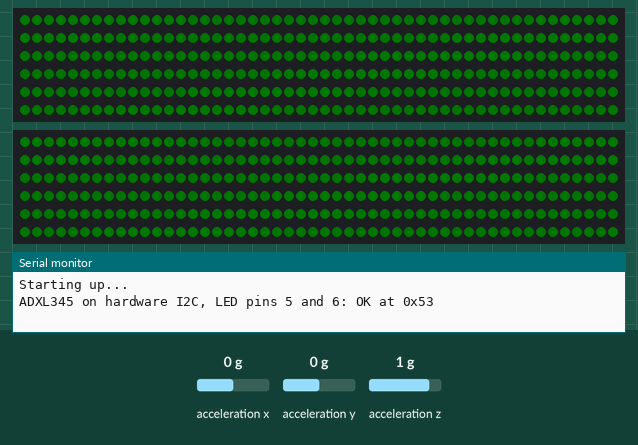
Simulated run of this program. Board: Arduino Uno, built with avr-gcc and run on an emulated ATmega328P. On the bench: 2 × 300 RGB LEDs in strip order, left to right, continuing on the next row, the last lines printed to the serial monitor. Wiring (inferred from the names in the program): ADXL345 accelerometer at I2C address 0x53. The test bench sets the inputs (shaded band); at power-on: acceleration x 0 g, acceleration y 0 g, acceleration z 1 g. Dim RGB values are drawn brighter than linear.

Above: at 1.3 s.
1.4 s: acceleration x set to 0.8 g
At 1.82 s:
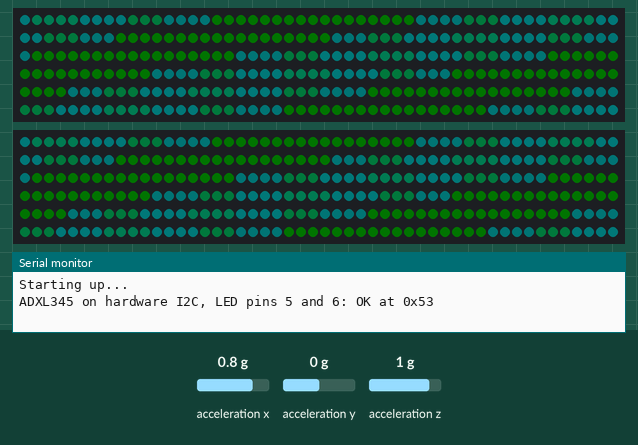
4.1 s: acceleration y set to 0.8 g
At 5.18 s:
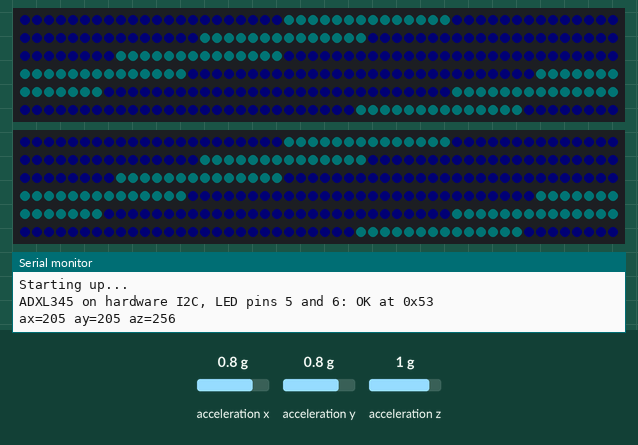
6.8 s: acceleration z set to -1.4 g
At 7.2 s:
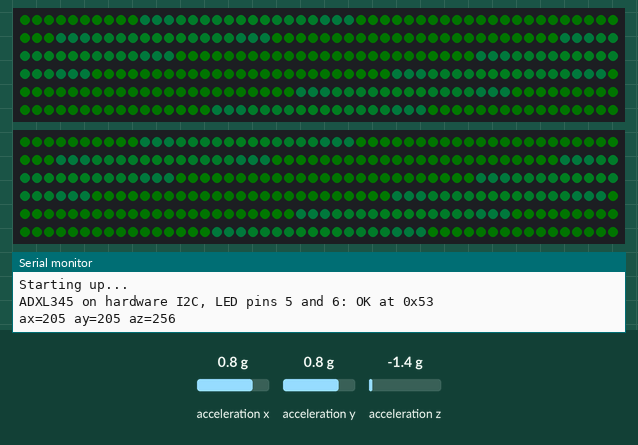
8.5 s: acceleration x set to -1.4 g
At 11.85 s:
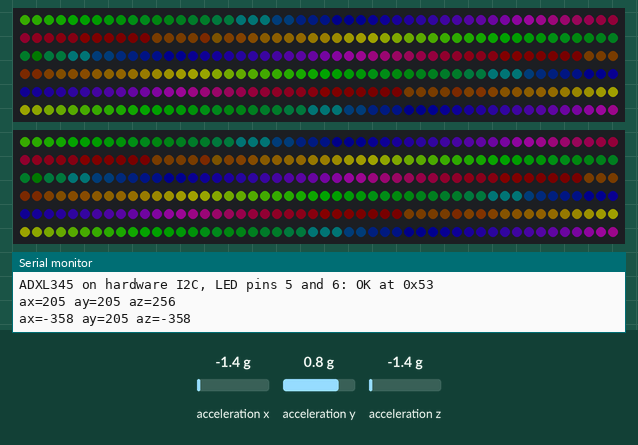
Timing chart, 0 to 13.3 s (numbered marks = the images above; inputs shaded):
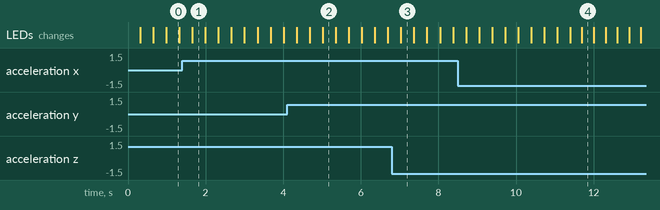

Measured:
- after the input at 1.4 s, the LEDs: change after 0.26 s (image 1)
- after the input at 4.1 s, the LEDs: first change after 0.25 s (image 2 shows a later state)
- after the input at 6.8 s, the LEDs: change after 0.24 s (image 3)

The program:

main.cpp
```cpp
/*
 * One WS2812B strip + one GY-85/ADXL345 accelerometer on Arduino Uno.
 *
 * Accelerometer:
 *   SDA: A4
 *   SCL: A5
 *
 * LED strips:
 *   Data: pins 5 and 6
 */

#include <Arduino.h>

#include "accelerometer.h"
#include "animation.h"
#include "config.h"

static AccelReading lastGoodReading = {0, 0, 0};
static bool sensorOk = false;
static uint8_t badAccelReads = 0;
static unsigned long lastDebugMs = 0;

static void recoverSensor() {
  sensorOk = accelerometerBegin();
  delay(5);
}

static bool readFrameInput(AccelReading &reading) {
  bool readOk = accelerometerRead(reading);

  if (readOk && accelerometerLooksValid(reading)) {
    lastGoodReading = reading;
    badAccelReads = 0;
    return true;
  }

  badAccelReads++;
  reading = lastGoodReading;

  if (badAccelReads >= MAX_BAD_ACCEL_READS) {
    recoverSensor();
    badAccelReads = 0;
  }

  return sensorOk;
}

static void printDebug(const AccelReading &reading) {
  unsigned long now = millis();

  if (now - lastDebugMs < DEBUG_SERIAL_MS) {
    return;
  }

  lastDebugMs = now;

  Serial.print(F("ax="));
  Serial.print(reading.x);
  Serial.print(F(" ay="));
  Serial.print(reading.y);
  Serial.print(F(" az="));
  Serial.println(reading.z);
}

void setup() {
  Serial.begin(115200);
  Serial.println("Starting up...");

  delay(100);

  animationBegin();
  sensorOk = accelerometerBegin();

  Serial.print(F("ADXL345 on hardware I2C, LED pins "));
  Serial.print(LED_PIN_1);
  Serial.print(F(" and "));
  Serial.print(LED_PIN_2);

  if (sensorOk) {
    Serial.print(F(": OK at 0x"));
    Serial.println(accelerometerAddress(), HEX);
  } else {
    Serial.println(F(": FAIL, no ADXL345 found at 0x53 or 0x1D"));
    accelerometerPrintI2cScan(Serial);
  }
}

void loop() {
  if (!sensorOk) {
    recoverSensor();
  }

  AccelReading reading = lastGoodReading;

  if (sensorOk) {
    readFrameInput(reading);
    printDebug(reading);
  }

  drawAnimationFrame(reading);
  showAnimationFrame();
}
```

accelerometer.h
```cpp
#pragma once

#include <Arduino.h>

struct AccelReading {
  int16_t x;
  int16_t y;
  int16_t z;
};

bool accelerometerBegin();
bool accelerometerRead(AccelReading &reading);
bool accelerometerLooksValid(const AccelReading &reading);
uint8_t accelerometerAddress();
void accelerometerPrintI2cScan(Stream &output);
```

animation.h
```cpp
#pragma once

#include <Arduino.h>
#include <FastLED.h>

#include "accelerometer.h"

void animationBegin();
void drawAnimationFrame(const AccelReading &reading);
void showAnimationFrame();
```

accelerometer.cpp
```cpp
#include "accelerometer.h"

#include <Wire.h>

#include "config.h"

static const uint8_t ADXL345_ADDR_ALT_LOW = 0x53;
static const uint8_t ADXL345_ADDR_ALT_HIGH = 0x1D;
static const uint8_t ADXL_DEVID = 0x00;
static const uint8_t ADXL_EXPECTED_DEVID = 0xE5;
static const uint8_t ADXL_POWER_CTL = 0x2D;
static const uint8_t ADXL_DATA_FORMAT = 0x31;
static const uint8_t ADXL_DATA_X0 = 0x32;

static uint8_t detectedAddress = 0;

static bool readRegister(uint8_t addr, uint8_t reg, uint8_t &value) {
  Wire.beginTransmission(addr);
  Wire.write(reg);

  if (Wire.endTransmission(false) != 0) {
    return false;
  }

  if (Wire.requestFrom(addr, (uint8_t)1) != 1) {
    return false;
  }

  value = Wire.read();
  return true;
}

static bool findAccelerometer() {
  const uint8_t addresses[] = {
    ADXL345_ADDR_ALT_LOW,
    ADXL345_ADDR_ALT_HIGH
  };

  for (uint8_t i = 0; i < 2; i++) {
    uint8_t deviceId = 0;

    if (readRegister(addresses[i], ADXL_DEVID, deviceId) && deviceId == ADXL_EXPECTED_DEVID) {
      detectedAddress = addresses[i];
      return true;
    }
  }

  detectedAddress = 0;
  return false;
}

static bool writeRegister(uint8_t reg, uint8_t value) {
  if (detectedAddress == 0) {
    return false;
  }

  Wire.beginTransmission(detectedAddress);
  Wire.write(reg);
  Wire.write(value);

  return Wire.endTransmission() == 0;
}

bool accelerometerBegin() {
  Wire.begin();

  if (!findAccelerometer()) {
    return false;
  }

  bool ok = true;

  ok &= writeRegister(ADXL_POWER_CTL, 0x08);
  ok &= writeRegister(ADXL_DATA_FORMAT, 0x0B);

  return ok;
}

bool accelerometerRead(AccelReading &reading) {
  if (detectedAddress == 0) {
    return false;
  }

  uint8_t buf[6];

  Wire.beginTransmission(detectedAddress);
  Wire.write(ADXL_DATA_X0);

  if (Wire.endTransmission(false) != 0) {
    return false;
  }

  if (Wire.requestFrom(detectedAddress, (uint8_t)6) != 6) {
    return false;
  }

  for (uint8_t i = 0; i < 6; i++) {
    buf[i] = Wire.read();
  }

  reading.x = (int16_t)((buf[1] << 8) | buf[0]);
  reading.y = (int16_t)((buf[3] << 8) | buf[2]);
  reading.z = (int16_t)((buf[5] << 8) | buf[4]);

  return true;
}

bool accelerometerLooksValid(const AccelReading &reading) {
  return reading.x >= ACCEL_VALID_MIN && reading.x <= ACCEL_VALID_MAX &&
         reading.y >= ACCEL_VALID_MIN && reading.y <= ACCEL_VALID_MAX &&
         reading.z >= ACCEL_VALID_MIN && reading.z <= ACCEL_VALID_MAX;
}

uint8_t accelerometerAddress() {
  return detectedAddress;
}

void accelerometerPrintI2cScan(Stream &output) {
  output.println(F("I2C scan:"));

  uint8_t foundCount = 0;
  bool foundAdxl345 = false;

  for (uint8_t addr = 1; addr < 127; addr++) {
    Wire.beginTransmission(addr);
    uint8_t error = Wire.endTransmission();

    if (error == 0) {
      output.print(F("  found 0x"));

      if (addr < 16) {
        output.print('0');
      }

      output.print(addr, HEX);

      if (addr == 0x53 || addr == 0x1D) {
        output.print(F(" (ADXL345)"));
        foundAdxl345 = true;
      } else if (addr == 0x68) {
        output.print(F(" (ITG3200 gyro, GY-85)"));
      } else if (addr == 0x0D || addr == 0x1E) {
        output.print(F(" (HMC5883 mag, GY-85)"));
      }

      output.println();
      foundCount++;
    }
  }

  if (foundCount == 0) {
    output.println(F("  no I2C devices found"));
    return;
  }

  if (!foundAdxl345) {
    output.println(F("  ADXL345 missing from bus (0x53/0x1D)"));
    output.println(F("  If other GY-85 chips respond, check/replace the module."));
  }
}
```

animation.cpp
```cpp
#include "animation.h"

#include "config.h"

static CRGB leds[LED_COUNT];

static AccelReading previousReading = {0, 0, 0};
static bool firstReading = true;

static uint8_t hue = 128;
static uint8_t brightness = IDLE_BRIGHT;
static uint8_t wavePhase = 0;
static uint8_t idleBlend = 0;
static unsigned long lastMovementMs = 0;

static uint8_t movementToHue(int dx, int dy, int dz) {
  int x = constrain(map(dx, -MAX_CHANGE_FOR_HUE, MAX_CHANGE_FOR_HUE, 0, 255), 0, 255);
  int y = constrain(map(dy, -MAX_CHANGE_FOR_HUE, MAX_CHANGE_FOR_HUE, 0, 255), 0, 255);
  int z = constrain(map(dz, -MAX_CHANGE_FOR_HUE, MAX_CHANGE_FOR_HUE, 0, 255), 0, 255);

  return (uint8_t)((x + (2 * y) + (3 * z)) / 6);
}

static CRGB reactivePixel(uint16_t index, uint8_t currentHue, uint8_t currentBrightness) {
  uint8_t wave = sin8(wavePhase + (index * WAVE_SPACING));
  uint8_t amount = WAVE_BASE + scale8(wave, 255 - WAVE_BASE);

  return CHSV(currentHue, 255, scale8(currentBrightness, amount));
}

static CRGB idlePixel(uint16_t index, uint8_t currentBrightness) {
  uint8_t wave = sin8(wavePhase + (index * WAVE_SPACING));
  uint8_t amount = WAVE_BASE + scale8(wave, 255 - WAVE_BASE);
  uint8_t ledHue = wavePhase + (index * RAINBOW_SPACING);

  return CHSV(ledHue, 255, scale8(currentBrightness, amount));
}

void animationBegin() {
  FastLED.addLeds<LED_TYPE, LED_PIN_1, COLOR_ORDER>(leds, LED_COUNT);
  FastLED.addLeds<LED_TYPE, LED_PIN_2, COLOR_ORDER>(leds, LED_COUNT);
  FastLED.setBrightness(255);
  FastLED.clear(true);
  lastMovementMs = millis();
}

void drawAnimationFrame(const AccelReading &reading) {
  if (firstReading) {
    previousReading = reading;
    firstReading = false;
  }

  int dx = reading.x - previousReading.x;
  int dy = reading.y - previousReading.y;
  int dz = reading.z - previousReading.z;
  int changeMag = abs(dx) + abs(dy) + abs(dz);

  previousReading = reading;

  unsigned long now = millis();

  if (changeMag >= MIN_MOVEMENT_FOR_ACTIVE) {
    lastMovementMs = now;
  }

  uint8_t targetBlend = (now - lastMovementMs) >= IDLE_TIMEOUT_MS ? 255 : 0;
  idleBlend += (int16_t)(targetBlend - idleBlend) >> IDLE_BLEND_SMOOTH_SHIFT;

  uint8_t targetHue = changeMag > 0 ? movementToHue(dx, dy, dz) : hue;
  uint8_t targetBrightness = constrain(
    map(changeMag, 0, MAX_CHANGE_FOR_BRIGHTNESS, IDLE_BRIGHT, MAX_BRIGHT),
    IDLE_BRIGHT,
    MAX_BRIGHT
  );

  hue += (int8_t)(targetHue - hue) >> HUE_SMOOTH_SHIFT;
  brightness += (int16_t)(targetBrightness - brightness) >> BRIGHT_SMOOTH_SHIFT;

  uint8_t reactiveSpeed = constrain(
    map(changeMag, 0, MAX_CHANGE_FOR_BRIGHTNESS, WAVE_MIN_SPEED, WAVE_MAX_SPEED),
    WAVE_MIN_SPEED,
    WAVE_MAX_SPEED
  );
  uint8_t waveSpeed = scale8(reactiveSpeed, 255 - idleBlend) + scale8(IDLE_WAVE_SPEED, idleBlend);
  wavePhase += waveSpeed;

  uint8_t idleBrightness = IDLE_ANIM_BRIGHT;

  for (uint16_t i = 0; i < LED_COUNT; i++) {
    CRGB reactive = reactivePixel(i, hue, brightness);
    CRGB idle = idlePixel(i, idleBrightness);
    leds[i] = blend(reactive, idle, idleBlend);
  }
}

void showAnimationFrame() {
  FastLED.show();
}
```

config.h
```cpp
#pragma once

#include <FastLED.h>

#define LED_PIN_1 5
#define LED_PIN_2 6

#define LED_COUNT 300
#define LED_TYPE WS2812B
#define COLOR_ORDER GRB

#define MAX_BRIGHT 255
#define IDLE_BRIGHT 20
#define BRIGHT_SMOOTH_SHIFT 3
#define HUE_SMOOTH_SHIFT 2
#define DEBUG_SERIAL_MS 5000

#define MAX_CHANGE_FOR_BRIGHTNESS 30
#define MAX_CHANGE_FOR_HUE 60

#define ACCEL_VALID_MIN -360
#define ACCEL_VALID_MAX 360
#define MAX_BAD_ACCEL_READS 5

#define WAVE_MIN_SPEED 1
#define WAVE_MAX_SPEED 9
#define WAVE_SPACING 6
#define WAVE_BASE 48

#define IDLE_TIMEOUT_MS 3000
#define MIN_MOVEMENT_FOR_ACTIVE 10
#define IDLE_BLEND_SMOOTH_SHIFT 4
#define IDLE_WAVE_SPEED 3
#define RAINBOW_SPACING 3
#define IDLE_ANIM_BRIGHT 255
```
